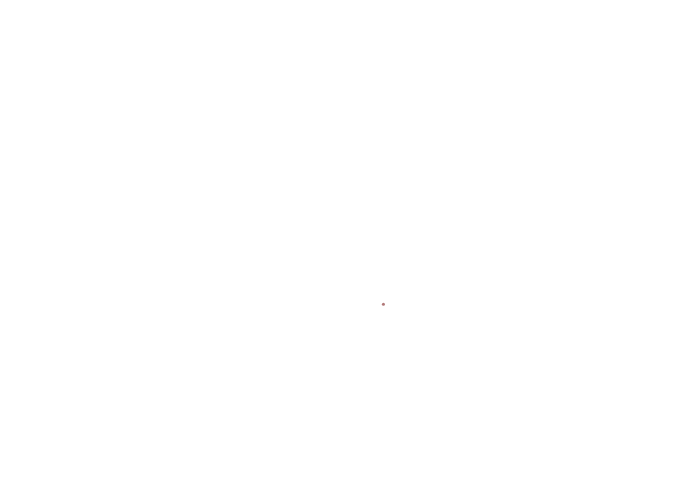
Frame 1 (no input)
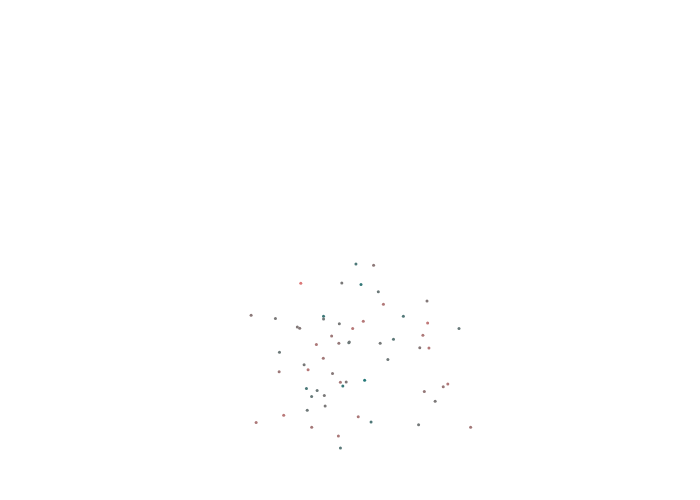
Frame 60 (no input)
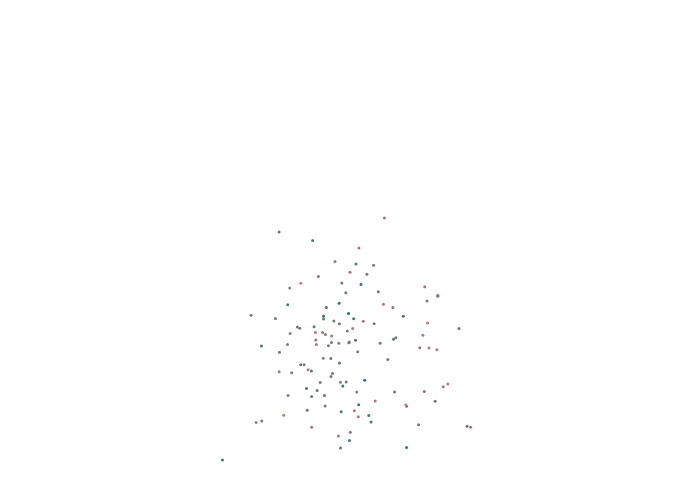
Frame 120 (the mouse pressed at the canvas centre since frame 60)

The p5.js sketch that drew these frames (run headless with seeded random() and noise() and a simulated clock; from frame 60 on, the mouse is pressed at the canvas centre):

// p5.js sketch
// ── sketch.js
function Splatter(){
  var mean = 350;
  var sd = 50;

  var x = randomGaussian(mean, sd);
  var y = randomGaussian(mean, sd);

  randomColor();
  ellipse(x, y, 3, 3);
}

function randomColor(){
  var red = randomGaussian(127, 40);
  fill(red, 120, 120);
}

function setup() {
  // put setup code here

  createCanvas(700, 500);
  background(255);
  noStroke();
}

function draw() {
  // put drawing code here
  new Splatter();
}
